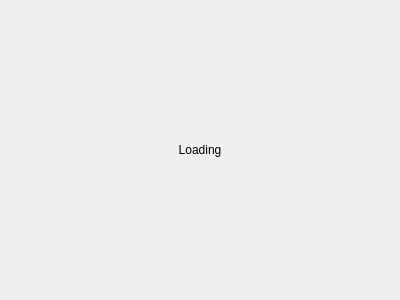
<?xml version="1.0" encoding="UTF-8"?>
<ui version="4.0">
 <class>LoadingPage</class>
 <widget class="QWidget" name="LoadingPage">
  <property name="geometry">
   <rect>
    <x>0</x>
    <y>0</y>
    <width>400</width>
    <height>300</height>
   </rect>
  </property>
  <property name="contextMenuPolicy">
   <enum>Qt::NoContextMenu</enum>
  </property>
  <property name="windowTitle">
   <string>Form</string>
  </property>
  <layout class="QGridLayout" name="gridLayout">
   <item row="0" column="0">
    <widget class="QLabel" name="loadingLabel">
     <property name="contextMenuPolicy">
      <enum>Qt::NoContextMenu</enum>
     </property>
     <property name="text">
      <string>Loading</string>
     </property>
     <property name="alignment">
      <set>Qt::AlignCenter</set>
     </property>
    </widget>
   </item>
  </layout>
 </widget>
 <resources/>
 <connections/>
</ui>
